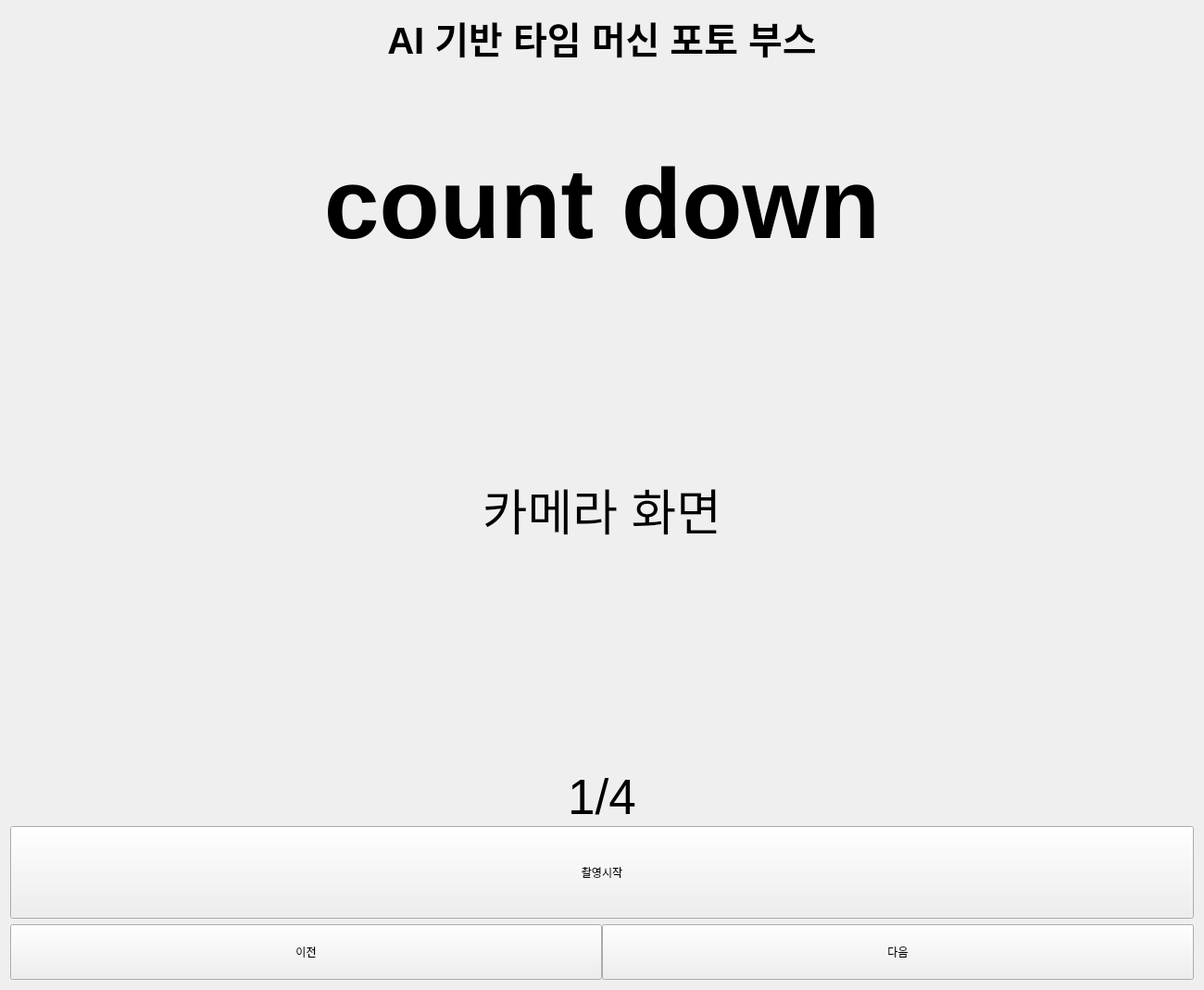
<?xml version="1.0" encoding="UTF-8"?>
<ui version="4.0">
 <class>Form</class>
 <widget class="QWidget" name="Form">
  <property name="geometry">
   <rect>
    <x>0</x>
    <y>0</y>
    <width>1300</width>
    <height>954</height>
   </rect>
  </property>
  <property name="windowTitle">
   <string>Form</string>
  </property>
  <layout class="QGridLayout" name="gridLayout_2">
   <item row="3" column="0">
    <layout class="QHBoxLayout" name="horizontalLayout_4">
     <property name="spacing">
      <number>0</number>
     </property>
     <item>
      <widget class="QPushButton" name="btn_back">
       <property name="sizePolicy">
        <sizepolicy hsizetype="Minimum" vsizetype="Preferred">
         <horstretch>0</horstretch>
         <verstretch>0</verstretch>
        </sizepolicy>
       </property>
       <property name="minimumSize">
        <size>
         <width>0</width>
         <height>60</height>
        </size>
       </property>
       <property name="text">
        <string>이전</string>
       </property>
      </widget>
     </item>
     <item>
      <widget class="QPushButton" name="btn_next">
       <property name="sizePolicy">
        <sizepolicy hsizetype="Minimum" vsizetype="Preferred">
         <horstretch>0</horstretch>
         <verstretch>0</verstretch>
        </sizepolicy>
       </property>
       <property name="minimumSize">
        <size>
         <width>0</width>
         <height>60</height>
        </size>
       </property>
       <property name="text">
        <string>다음</string>
       </property>
      </widget>
     </item>
    </layout>
   </item>
   <item row="0" column="0">
    <layout class="QGridLayout" name="gridLayout" rowstretch="0,0,0,0">
     <property name="spacing">
      <number>0</number>
     </property>
     <item row="2" column="0">
      <widget class="QLabel" name="label_countdown">
       <property name="sizePolicy">
        <sizepolicy hsizetype="Preferred" vsizetype="Preferred">
         <horstretch>0</horstretch>
         <verstretch>0</verstretch>
        </sizepolicy>
       </property>
       <property name="minimumSize">
        <size>
         <width>0</width>
         <height>100</height>
        </size>
       </property>
       <property name="font">
        <font>
         <pointsize>80</pointsize>
         <weight>75</weight>
         <bold>true</bold>
        </font>
       </property>
       <property name="text">
        <string>count down</string>
       </property>
       <property name="alignment">
        <set>Qt::AlignCenter</set>
       </property>
      </widget>
     </item>
     <item row="3" column="0">
      <widget class="QLabel" name="label_webcam">
       <property name="enabled">
        <bool>true</bool>
       </property>
       <property name="sizePolicy">
        <sizepolicy hsizetype="Expanding" vsizetype="Expanding">
         <horstretch>0</horstretch>
         <verstretch>0</verstretch>
        </sizepolicy>
       </property>
       <property name="minimumSize">
        <size>
         <width>720</width>
         <height>560</height>
        </size>
       </property>
       <property name="font">
        <font>
         <pointsize>40</pointsize>
        </font>
       </property>
       <property name="text">
        <string>카메라 화면</string>
       </property>
       <property name="alignment">
        <set>Qt::AlignCenter</set>
       </property>
      </widget>
     </item>
     <item row="0" column="0">
      <widget class="QLabel" name="label">
       <property name="font">
        <font>
         <pointsize>30</pointsize>
         <weight>75</weight>
         <bold>true</bold>
        </font>
       </property>
       <property name="text">
        <string>AI 기반 타임 머신 포토 부스</string>
       </property>
       <property name="alignment">
        <set>Qt::AlignCenter</set>
       </property>
       <property name="indent">
        <number>0</number>
       </property>
      </widget>
     </item>
     <item row="1" column="0">
      <spacer name="verticalSpacer">
       <property name="orientation">
        <enum>Qt::Vertical</enum>
       </property>
       <property name="sizeType">
        <enum>QSizePolicy::Fixed</enum>
       </property>
       <property name="sizeHint" stdset="0">
        <size>
         <width>20</width>
         <height>100</height>
        </size>
       </property>
      </spacer>
     </item>
    </layout>
   </item>
   <item row="1" column="0">
    <widget class="QLabel" name="label_progress">
     <property name="minimumSize">
      <size>
       <width>0</width>
       <height>50</height>
      </size>
     </property>
     <property name="font">
      <font>
       <pointsize>40</pointsize>
      </font>
     </property>
     <property name="text">
      <string>1/4</string>
     </property>
     <property name="alignment">
      <set>Qt::AlignCenter</set>
     </property>
    </widget>
   </item>
   <item row="2" column="0">
    <widget class="QPushButton" name="btn_capture">
     <property name="minimumSize">
      <size>
       <width>0</width>
       <height>100</height>
      </size>
     </property>
     <property name="text">
      <string>촬영시작</string>
     </property>
    </widget>
   </item>
  </layout>
 </widget>
 <resources/>
 <connections/>
</ui>
